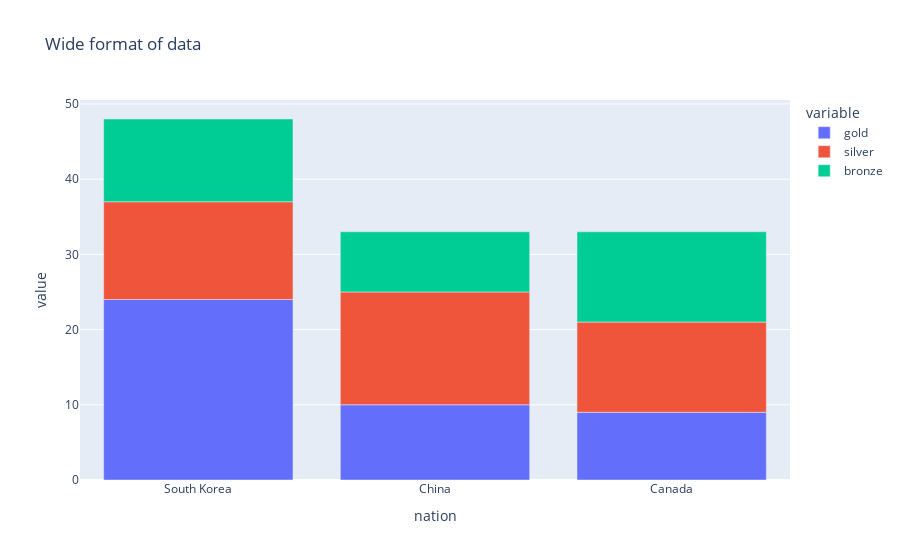

This figure's notebook cell:
### Code cell
wide_df = px.data.medals_wide()

fig = px.bar(wide_df, x="nation", y=["gold", "silver", "bronze"], title="Wide format of data")
fig.show()

wide_df.head(3)

### Figure 1 — Plotly figure (JSON) as saved in the notebook; plotly's stock layout.template omitted (floating-point values rounded to 4 significant figures)
{"data": [{"hovertemplate": "variable=gold<br>nation=%{x}<br>value=%{y}<extra></extra>", "legendgroup": "gold", "marker": {"color": "#636efa", "pattern": {"shape": ""}}, "name": "gold", "orientation": "v", "showlegend": true, "textposition": "auto", "type": "bar", "x": ["South Korea", "China", "Canada"], "xaxis": "x", "y": [24, 10, 9], "yaxis": "y"}, {"hovertemplate": "variable=silver<br>nation=%{x}<br>value=%{y}<extra></extra>", "legendgroup": "silver", "marker": {"color": "#EF553B", "pattern": {"shape": ""}}, "name": "silver", "orientation": "v", "showlegend": true, "textposition": "auto", "type": "bar", "x": ["South Korea", "China", "Canada"], "xaxis": "x", "y": [13, 15, 12], "yaxis": "y"}, {"hovertemplate": "variable=bronze<br>nation=%{x}<br>value=%{y}<extra></extra>", "legendgroup": "bronze", "marker": {"color": "#00cc96", "pattern": {"shape": ""}}, "name": "bronze", "orientation": "v", "showlegend": true, "textposition": "auto", "type": "bar", "x": ["South Korea", "China", "Canada"], "xaxis": "x", "y": [11, 8, 12], "yaxis": "y"}], "layout": {"barmode": "relative", "legend": {"title": {"text": "variable"}, "tracegroupgap": 0}, "title": {"text": "Wide format of data"}, "xaxis": {"anchor": "y", "domain": [0, 1], "title": {"text": "nation"}}, "yaxis": {"anchor": "x", "domain": [0, 1], "title": {"text": "value"}}}}
